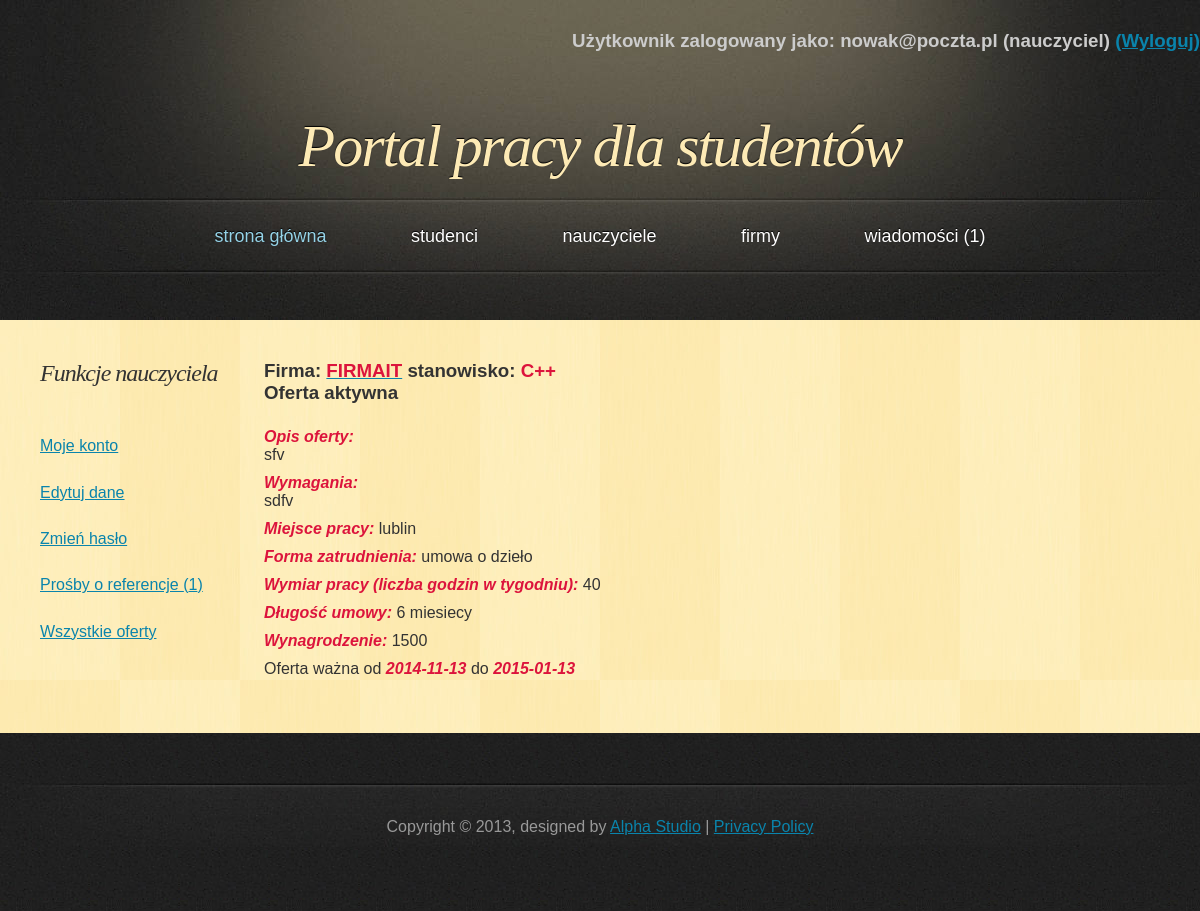
The page /PortalPracy/php/offer_description.php?id=8 (signed in) on the database its author committed.
### tables this page shows
CREATE TABLE IF NOT EXISTS `offer` (
  `offer_id` int(11) NOT NULL AUTO_INCREMENT,
  `company_id` int(11) NOT NULL,
  `job` varchar(40) NOT NULL,
  `description` text NOT NULL,
  `requirements` text NOT NULL,
  `place_of_work` varchar(25) NOT NULL,
  `employment_status` text NOT NULL,
  `number_of_hours` int(11) NOT NULL,
  `length_of_contract` varchar(40) NOT NULL,
  `salary` int(11) NOT NULL,
  `date_from` date NOT NULL,
  `date_to` date NOT NULL,
  PRIMARY KEY (`offer_id`),
  KEY `company_id` (`company_id`)
);

CREATE TABLE IF NOT EXISTS `company` (
  `company_id` int(11) NOT NULL AUTO_INCREMENT,
  `name` varchar(50) NOT NULL,
  `address` varchar(50) NOT NULL,
  `telephone` varchar(11) NOT NULL,
  `e_mail` varchar(50) NOT NULL,
  `password` varchar(100) NOT NULL,
  `active` tinyint(1) NOT NULL,
  `account_create_date` date NOT NULL,
  `photoname` varchar(30) NOT NULL,
  PRIMARY KEY (`company_id`)
);

### PortalPracy/php/classDatabase.php (called while the page is built, shortened)
<?php
class Database {
    private $db;
    function __construct() {
        $this->server = 'localhost';
        $this->user = 'root';
        $this->password = '';
        $this->basename = 'data_base';
        $this->db = new mysqli($this->server, $this->user, $this->password, $this->basename);
        if ($this->db->connect_error) {
            die('Blad polaczenia z baza danych (' . $this->db->connect_errno . ') ' . $this->db->connect_error);
        } else {
            $this->db->query("SET NAMES 'utf8'");
        }
    }
    function get_offer_number() {
        if ($result = $this->db->query("SELECT * FROM `offer`")) {
            $all_offers = $result->num_rows;
        }
        return $all_offers;
    }
    function get_offer_data($offer_id) {
        if ($result = $this->db->query("SELECT * FROM `offer` o JOIN `company` c ON o.`company_id`=c.`company_id` WHERE `offer_id`='$offer_id'")) {
            if ($result->num_rows == 0) {
                return false;
            } else {
                $obj = $result->fetch_object();
                return $obj;
            }
        }
    }
}

### PortalPracy/php/offer_description.php (the view, shortened to what this page needs)
<!DOCTYPE html>
<html>
    <head>
        <link href="../css/style.css" rel="stylesheet" type="text/css" />
    </head>
    <body>
        <div id="header">
            <?php
            include_once 'classPage.php';
            ?>
            <h1><a href="index.php">Portal pracy dla studentów</a></h1>
        </div>
        <div id="main">
            <div id="content">
                <?php
                if (isset($_SESSION['name'])) {
                    include_once 'classDatabase.php';
                    $db = new Database();
                    $all_offers = $db->get_offer_number();
                    if (!isset($_GET['id']) or $_GET['id'] > $all_offers) {
                        echo "<h3>Niepoprawny numer oferty.</h3>";
                    } else {
                        $offer_id = $_GET['id'];
                        if (($_SESSION['usertype'] == 'student') or ($_SESSION['usertype'] == 'nauczyciel'))
                            $ok = true;
                        if ($ok) {
                            $obj = $db->get_offer_data($offer_id);
                            echo "<h3>Firma: <a href='profile_company.php?id=" . $obj->company_id . "'><span class='conspicuous'>" . $obj->name . "</span></a> stanowisko: <span class='conspicuous'>" . $obj->job . "</span></h3>";
                            $today = date('Y-m-d', time());
                            if ($today >= $obj->date_from && $today <= $obj->date_to) {
                                echo "<h3><span clas='conspicuous'>Oferta aktywna</span></h3>";
                            } else {
                                echo "<h3><span clas='conspicuous'>Oferta nieaktywna</span></h3>";
                                $active = FALSE;
                            }
                            echo "<div>";
                            echo"<p><ul class='offer_description'>";
                            echo "<li><span class='bold'>Opis oferty:</span><br/> " . $obj->description . "</li>";
                            echo "<li><span class='bold'>Wymagania:</span><br/> " . $obj->requirements . "</li>";
                            echo "<li><span class='bold'>Miejsce pracy: </span>" . $obj->place_of_work . "</li>";
                            echo "<li><span class='bold'>Forma zatrudnienia: </span>" . $obj->employment_status . "</li>";
                            echo "<li><span class='bold'>Wymiar pracy (liczba godzin w tygodniu): </span>" . $obj->number_of_hours . "</li>";
                            echo "<li><span class='bold'>Długość umowy: </span>" . $obj->length_of_contract . "</li>";
                            echo "<li><span class='bold'>Wynagrodzenie: </span>" . $obj->salary . "</li>";
                            echo "<li>Oferta ważna od <span class='bold'>" . $obj->date_from . " </span>do <span class='bold'>" . $obj->date_to . "</span></li>";
                            echo "</ul></p>";
                            echo "</div>";
                                    ?>
                                    <?php
                        }
                    }
                }
                ?>
            </div>
            <div id="sidebar">
            </div>
            <div class="clearing">&nbsp;</div>
        </div>
    </body>
</html>

### PortalPracy/css/style.css (style rules this page uses)
* { margin: 0; padding: 0; }
body { font: 16px "Trebuchet MS", Arial, Helvetica, sans-serif; color: #333333; background: #202020 url('../images/bg.jpg'); }
h1, h2 { font-family: Georgia, Times, serif; font-weight: normal; font-style: italic; }
h1 { font-size: 3em; letter-spacing: -2px; }
p { padding: .75em 0; line-height: 1.5em; }
a { text-decoration: underline; color: #0A84AC; }
#header, #menu, #footer { margin: 0 auto; width: 1200px; }
#header { height: 197px; background: #202020 url('../images/header.jpg'); }
#header h1 { font-size: 60px; text-align: center; text-shadow: 0px -1px 1px #000000; color: #FDEAB5; padding-top: 60px; }
#header h1 a { text-decoration: none; color: #FDEAB5; }
#main { width: 1120px; margin: 0 auto 50px auto; padding: 40px 40px 0 40px; background: #FEEBB2 url('../images/main.jpg'); }
#content { float: right; width: 80%; padding: 0 0 20px 0; }
#sidebar { float: left; width: 20%; padding: 0 0 20px 0; }
.clearing { clear: both; height: 1px; overflow: hidden; }
.conspicuous { color: crimson; text-transform: uppercase; font-weight: bold; }
.offer_description li { list-style: none; padding-bottom: 10px; }
.bold { font-weight: bold; color: crimson; font-style: italic; }

### rows shown on the page
offer: company.name "FIRMAIT", job "C++", description "sfv", requirements "sdfv", place_of_work "lublin", employment_status "umowa o dzieło", number_of_hours "40", length_of_contract "6 miesiecy", salary "1500", date_from "2014-11-13", date_to "2015-01-13"

### other values the page prints
$_SESSION['name'] "nowak@poczta.pl"
$_SESSION['usertype'] "nauczyciel"
$num_mes "1"
$result->num_rows "1"
